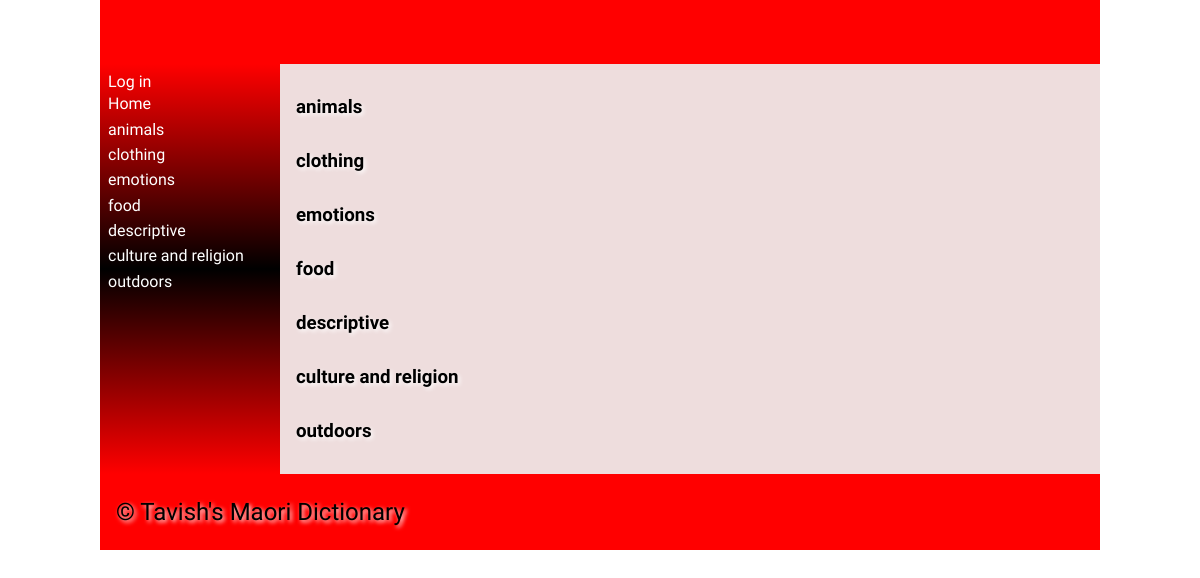
The page /categories on the database as committed earlier.
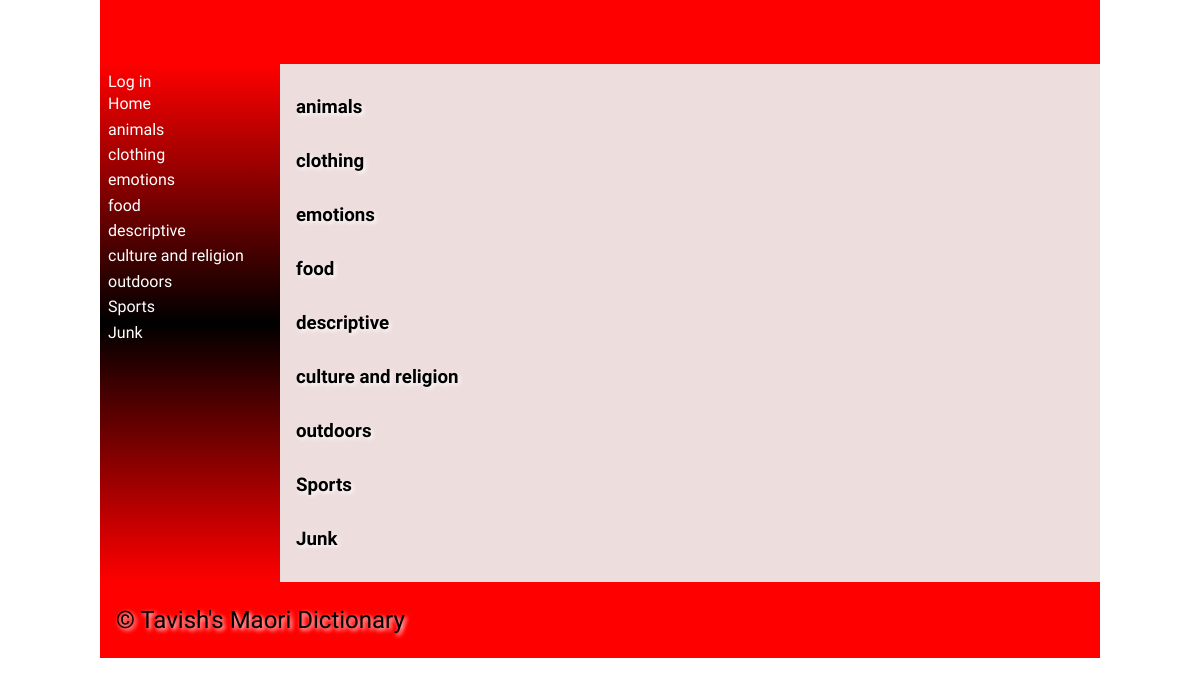
The same page on the database as committed later.
### tables this page shows
CREATE TABLE "categories"
(
    id       integer
        constraint category_pk
            primary key autoincrement,
    category varchar(30)
);

### app.py (the view)
@app.route('/categories')
def render_categories():
    con = create_connection(DB_NAME)
    query = "SELECT category, id FROM categories"
    cur = con.cursor()
    cur.execute(query)
    categories_list = cur.fetchall()
    con.close()
    return render_template("categories.html", categories = categories_list, logged_in = is_logged_in())

### app.py (called while the page is built)
def is_logged_in():
    if session.get('email') is None:
        print('Not logged in')
        return False
    else:
        print('Logged in')
        return True

def create_connection(db_file):
   try:
       connection = sqlite3.connect(db_file)
       connection.execute('pragma foreign_keys=ON')
       return connection
   except Error as e:
       print(e)
   return None

### templates/categories.html (shortened to what this page needs)
{% extends "base.html" %}
{% block main %}
<div id="categories">
{% for categories in categories %}
        <div class = "product-box">
            <h3> {{ categories[0] }}</h3>
        </div>
        {% endfor %}
</div>
{% endblock %}

### templates/base.html (shortened to what this page needs)
<!doctype html>
<html lang="en">
<head>
	<link href="{{ url_for('static', filename='css/style.css') }}" rel="stylesheet">
</head>
<body>
	<div id="container">
		<header>
			<h1>{% block heading %}{% endblock %}</h1>
		</header>
		<nav>
            {% if logged_in %}
                <a href="/logout">Log out</a>
            {% else %}
                <a href="/login">Log in</a>
            {% endif %}
			<ul>
                <li><a href="\">Home</a></li>
				<div id="categories">
					{% for categories in categories %}
					<div class = "product-box">
						<li><a href = '/categories'>{{ categories[0] }}</a></li>
					</div>
        			{% endfor %}
					</div>
			</ul>
		</nav>
		<main>
            {% block main%}{% endblock %}
        </main>
		<footer>
			<p>
				&copy; Tavish's Maori Dictionary
			</p>
		</footer>
	</div>
</body>
</html>

### static/css/style.css (style rules this page uses)
* { font-family: Comfortaa, sans-serif; margin: 0; padding: 0; box-sizing: border-box; }
#container { display: grid; grid-template-columns: 75px auto; grid-template-areas: 'nav header' 'main main' 'footer footer'; }
header { grid-area: header; background-color: #ff0000; padding: 1rem; }
nav { grid-area: nav; }
main { grid-area: main; padding: 1rem; background-color: #edd; }
h1, h2, h3, h4 { padding: 1rem 0; font-family: 'Suez One', serif; color: #000; text-shadow: 2px 2px 4px #fff; }
p { padding: 0.5rem 0; }
a { color: #222; }
footer { grid-area: footer; padding: 1rem; background-color: #f00; }
footer p { color: #000; text-shadow: 2px 2px 4px #fff; font-size: 1.5rem; }
@media only screen and (min-width: 768px) { #container { grid-template-columns: 180px auto; grid-template-areas: 'header header' 'nav main' 'footer footer'; } }
@media only screen and (min-width: 768px) { nav { background: linear-gradient(180deg, rgba(255,0,0,1) 0%, rgba(0, 0, 0, 1) 50%, rgba(255,0,0,1) 100%); padding: 0.5rem; } }
@media only screen and (min-width: 768px) { nav ul { list-style: none; } }
@media only screen and (min-width: 768px) { nav li { padding: 0.2rem 0; } }
@media only screen and (min-width: 768px) { nav a { color: #fff; text-decoration: none; } }
@media only screen and (min-width: 1000px) { #container { width: 1000px; margin: auto; } }

Rows that differ between the two databases and show on the page:
added categories: category "Sports"
added categories: category "Junk"
